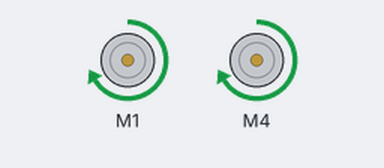
Recording of a sketch running on a simulated Arduino Uno, built with avr-gcc and run on an emulated ATmega328P. Parts: 2 × DC motor (green arrow = forward, orange = backward, longer = faster).

Above: at 1.0 s.
At 5.0 s:
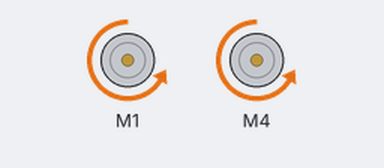
At 7.0 s:
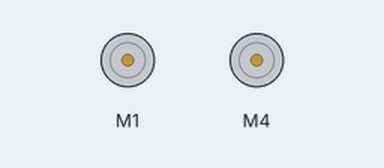
Timing chart, 0 to 10.4 s (numbered marks = the images above):
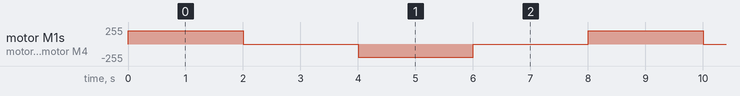

Measured:
- by itself, motor M1, motor M4: repeats every 8.0 s: stopped 2.0 s, backward 200/255 2.0 s, stopped 2.0 s, forward 200/255 2.0 s

The sketch:

Lesson_3_L293D_Motor_Driver.ino
```cpp
#include <AFMotor.h>

AF_DCMotor motor1(1);
AF_DCMotor motor4(4);

void setup()
{
  //Set initial speed of the motor & stop
  motor1.setSpeed(200);
  motor4.setSpeed(200);
  motor1.run(RELEASE);
  motor4.run(RELEASE);
}

void loop()
{
  motor1.run(FORWARD);
  motor4.run(FORWARD);
  motor1.setSpeed(200);
  motor4.setSpeed(200);
  delay(2000);
  motor1.run(RELEASE);
  motor4.run(RELEASE);
  delay(2000);
  motor1.run(BACKWARD);
  motor4.run(BACKWARD);
  motor1.setSpeed(200);
  motor4.setSpeed(200);
  delay(2000);
  motor1.run(RELEASE);
  motor4.run(RELEASE);
  delay(2000);
}
```
